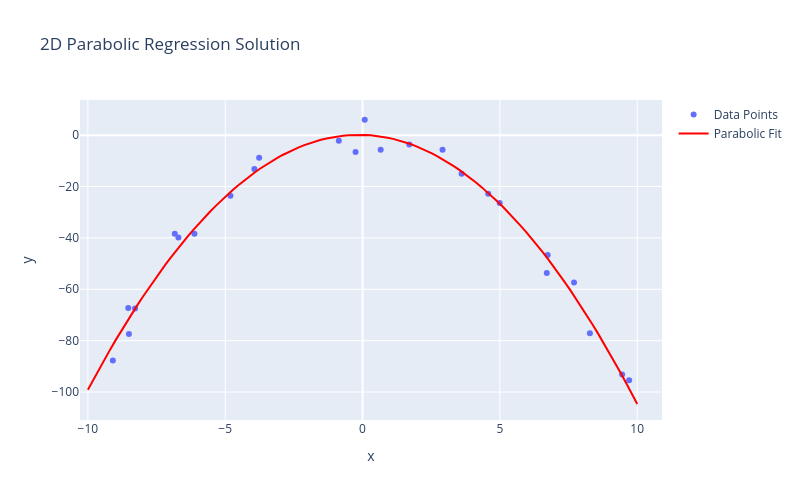

Notebook code for this chart:
### Markdown cell above
This solution is just a weight times $x^2$, a weight times $x$, and a weight times $1$ - which is to say, a parabola. We can draw that parabola in the original space. And it fits great.

### Code cell
import numpy as np
import plotly.graph_objects as go

# 1. Create a dense range of x values for a smooth curve
x_curve = np.linspace(-10, 10, 100)

# 2. Calculate the corresponding y values using the model coefficients
# y = (coef for x^2) * x^2 + (coef for x) * x + intercept
y_curve = lr.coef_[0] * (x_curve**2) + lr.coef_[1] * x_curve + lr.intercept_

# 3. Create the scatter points of the original data
scat_2d = go.Scatter(x=xs, y=ys, mode='markers', name='Data Points')

# 4. Create the line plot for the parabolic solution
line_2d = go.Scatter(x=x_curve, y=y_curve, mode='lines', name='Parabolic Fit', line=dict(color='red'))

# 5. Plot both
fig_2d = go.Figure(data=[scat_2d, line_2d])
fig_2d.update_layout(
    xaxis_title='x',
    yaxis_title='y',
    width=800,
    height=500,
    title='2D Parabolic Regression Solution'
)
fig_2d.show()

### Figure 1 — Plotly figure (JSON) as saved in the notebook; plotly's stock layout.template omitted (floating-point values rounded to 4 significant figures)
{"data": [{"mode": "markers", "name": "Data Points", "type": "scatter", "x": [6.707, -6.837, -9.091, -4.81, 2.913, -6.705, -8.53, 0.07955, 4.575, 9.451, -8.506, 7.699, -3.938, 3.606, -0.8641, 6.741, 9.706, -3.765, 0.6594, -8.283, -6.121, 4.993, -0.2544, 1.702, 8.275], "y": [-53.63, -38.38, -87.71, -23.59, -5.711, -39.87, -67.25, 6.012, -22.75, -93.14, -77.42, -57.33, -13.17, -15.05, -2.191, -46.62, -95.41, -8.757, -5.663, -67.48, -38.38, -26.39, -6.498, -3.652, -77.08]}, {"line": {"color": "red"}, "mode": "lines", "name": "Parabolic Fit", "type": "scatter", "x": [-10.0, -9.798, -9.596, -9.394, -9.192, -8.99, -8.788, -8.586, -8.384, -8.182, -7.98, -7.778, -7.576, -7.374, -7.172, -6.97, -6.768, -6.566, -6.364, -6.162, -5.96, -5.758, -5.556, -5.354, -5.152, -4.949, -4.747, -4.545, -4.343, -4.141, -3.939, -3.737, -3.535, -3.333, -3.131, -2.929, -2.727, -2.525, -2.323, -2.121, -1.919, -1.717, -1.515, -1.313, -1.111, -0.9091, -0.7071, -0.5051, -0.303, -0.101, 0.101, 0.303, 0.5051, 0.7071, 0.9091, 1.111, 1.313, 1.515, 1.717, 1.919, 2.121, 2.323, 2.525, 2.727, 2.929, 3.131, 3.333, 3.535, 3.737, 3.939, 4.141, 4.343, 4.545, 4.747, 4.949, 5.152, 5.354, 5.556, 5.758, 5.96, 6.162, 6.364, 6.566, 6.768, 6.97, 7.172, 7.374, 7.576, 7.778, 7.98, 8.182, 8.384, 8.586, 8.788, 8.99, 9.192, 9.394, 9.596, 9.798, 10.0], "y": [-99.08, -95.06, -91.12, -87.26, -83.49, -79.8, -76.19, -72.67, -69.23, -65.87, -62.59, -59.4, -56.3, -53.27, -50.33, -47.47, -44.7, -42.01, -39.4, -36.87, -34.43, -32.07, -29.8, -27.61, -25.5, -23.47, -21.53, -19.67, -17.9, -16.21, -14.6, -13.07, -11.63, -10.27, -8.993, -7.801, -6.692, -5.665, -4.723, -3.863, -3.087, -2.394, -1.784, -1.258, -0.8143, -0.4543, -0.1776, 0.01585, 0.126, 0.153, 0.09661, -0.043, -0.2659, -0.572, -0.9614, -1.434, -1.99, -2.629, -3.352, -4.157, -5.046, -6.019, -7.074, -8.213, -9.435, -10.74, -12.13, -13.6, -15.16, -16.79, -18.52, -20.32, -22.21, -24.18, -26.23, -28.37, -30.59, -32.9, -35.29, -37.76, -40.31, -42.95, -45.67, -48.47, -51.36, -54.33, -57.39, -60.52, -63.74, -67.05, -70.43, -73.9, -77.46, -81.09, -84.81, -88.62, -92.5, -96.47, -100.5, -104.7]}], "layout": {"height": 500, "title": {"text": "2D Parabolic Regression Solution"}, "width": 800, "xaxis": {"title": {"text": "x"}}, "yaxis": {"title": {"text": "y"}}}}
